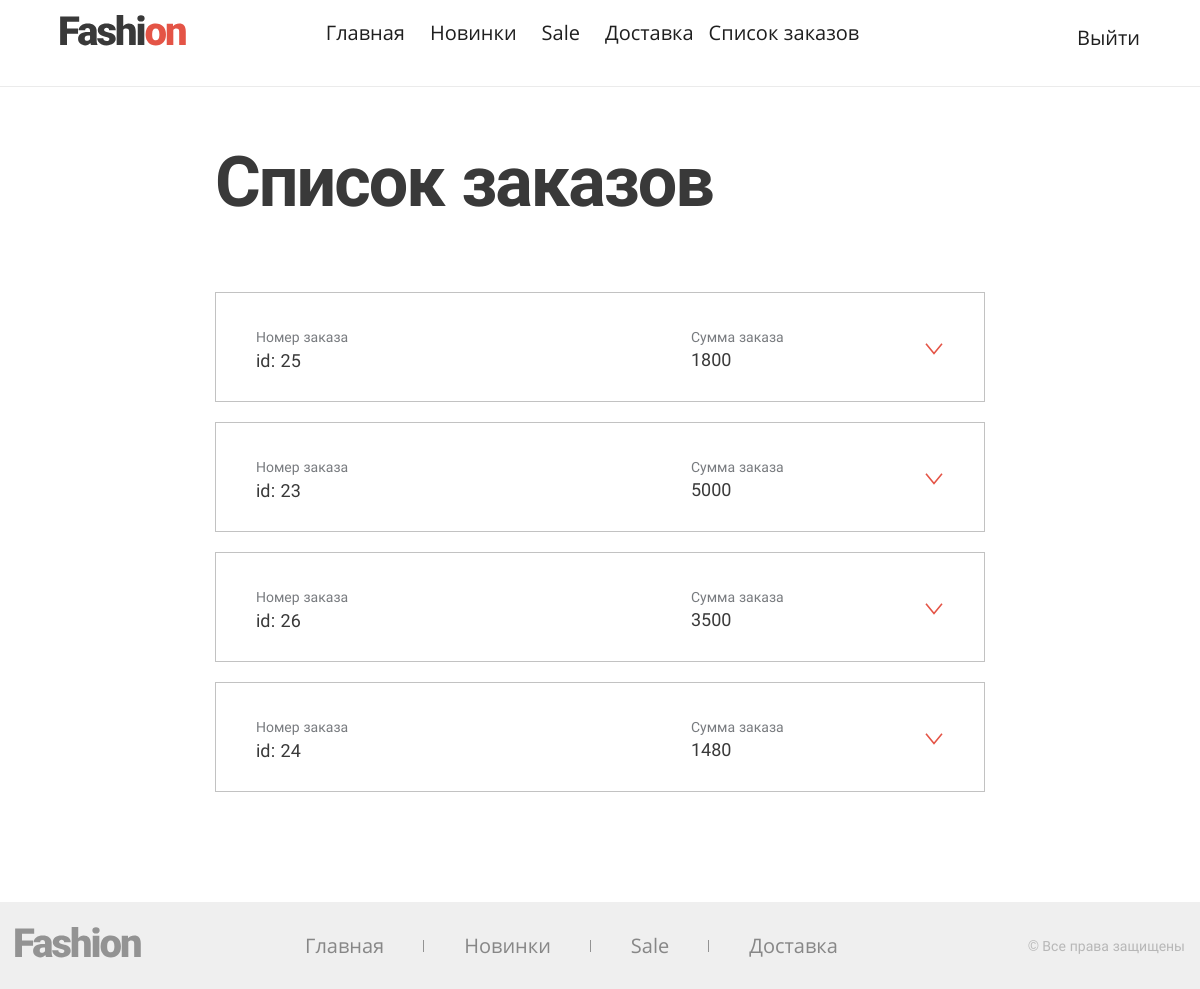
The page /admin/orders/index.php (signed in) on the database its author committed.
### tables this page shows
CREATE TABLE `orders` (
  `id` int(11) NOT NULL,
  `status` tinyint(4) NOT NULL DEFAULT 0,
  `full_name` varchar(255) NOT NULL,
  `phone` varchar(12) NOT NULL,
  `email` varchar(255) NOT NULL,
  `delivery` varchar(255) NOT NULL,
  `pay` varchar(255) NOT NULL,
  `full_address` varchar(255) NOT NULL,
  `comment` varchar(255) NOT NULL,
  `add_price` decimal(19,2) NOT NULL,
  `product_id` int(11) NOT NULL
);

CREATE TABLE `products` (
  `id` int(11) NOT NULL,
  `name` varchar(255) NOT NULL,
  `price` decimal(10,2) NOT NULL,
  `is_active` tinyint(4) NOT NULL DEFAULT 0,
  `img` varchar(255) NOT NULL,
  `is_new` tinyint(4) NOT NULL DEFAULT 0,
  `is_sale` tinyint(4) NOT NULL DEFAULT 0
);

### src/functions.php (called while the page is built, shortened)
<?php
function showMenu(array $array, $key = 'sort', $sort = SORT_ASC, $style = '')
{
    include $_SERVER["DOCUMENT_ROOT"] . '/templates/menu.php';
}
function getListOrders($dbh, $status): array
{
    $stmt = $dbh->prepare("SELECT orders.*, products.price FROM orders INNER JOIN products ON orders.product_id = products.id WHERE orders.status = :status ORDER BY orders.id DESC");
    $stmt->execute(['status' => $status]);
    return $stmt->fetchALL(PDO::FETCH_ASSOC);
}

### src/pdoconnect.php (called while the page is built, shortened)
<?php
try {
    $dbh = new PDO("mysql:host=$host;dbname=$dbname", $username, $password);
    $listUnprocessedOrders = getListOrders($dbh, 0);
    $listProcessedOrders = getListOrders($dbh, 1);
} catch (PDOException $e) {
    print "Error!: " . $e->getMessage() . "<br/>";
    die();
}

### src/core.php (called while the page is built, shortened)
<?php
include_once __DIR__ . '/functions.php';
include_once __DIR__ . '/pdoconfig.php';
include_once __DIR__ . '/pdoconnect.php';

### include/item_order.php (the view, shortened to what this page needs)
<li class="order-item page-order__item">
    <div class="order-item__wrapper">
        <div class="order-item__group order-item__group--id">
            <span class="order-item__title">Номер заказа</span>
            <span class="order-item__info order-item__info--id"><?=htmlspecialchars($order['id'])?></span>
        </div>
        <div class="order-item__group">
            <span class="order-item__title">Сумма заказа</span>
            <?php echo htmlspecialchars($order['price']) + htmlspecialchars($order['add_price'])?>
        </div>
        <button class="order-item__toggle"></button>
    </div>
</li>

### admin/orders/index.php (shortened to what this page needs)
<?php
require $_SERVER["DOCUMENT_ROOT"] . '/templates/header.php';
?>
<main class="page-order">
  <h1 class="h h--1">Список заказов</h1>
  <ul class="page-order__list">
    <?php foreach ($listUnprocessedOrders as $order):?>
        <?php include $_SERVER["DOCUMENT_ROOT"] . '/include/item_order.php'; ?>
    <?php endforeach ?>
    <?php foreach ($listProcessedOrders as $order):?>
        <?php include $_SERVER["DOCUMENT_ROOT"] . '/include/item_order.php'; ?>
    <?php endforeach ?>
  </ul>
</main>
<?php
require $_SERVER["DOCUMENT_ROOT"] . '/templates/footer.php';
?>

### rows shown on the page
orders: id "25", product+add_price "1800"
orders: id "23", product+add_price "5000"
orders: id "26", product+add_price "3500"
orders: id "24", product+add_price "1480"

### other values the page prints
cutString($item['title'], 15) "Главная"
cutString($item['title'], 15) "Новинки"
cutString($item['title'], 15) "Sale"
cutString($item['title'], 15) "Доставка"
